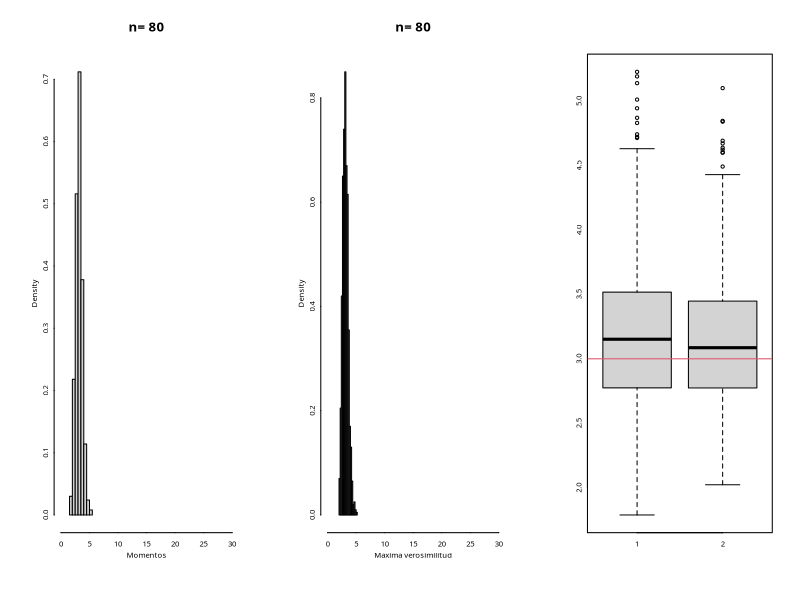
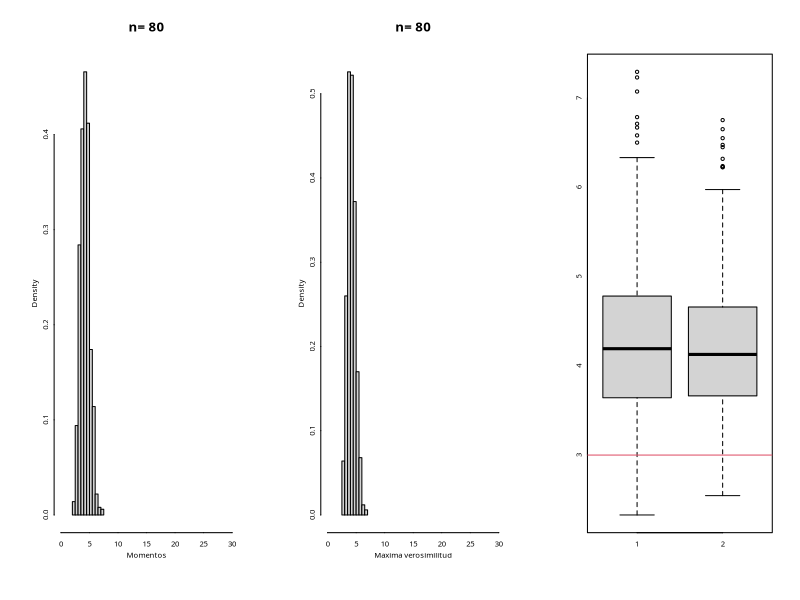
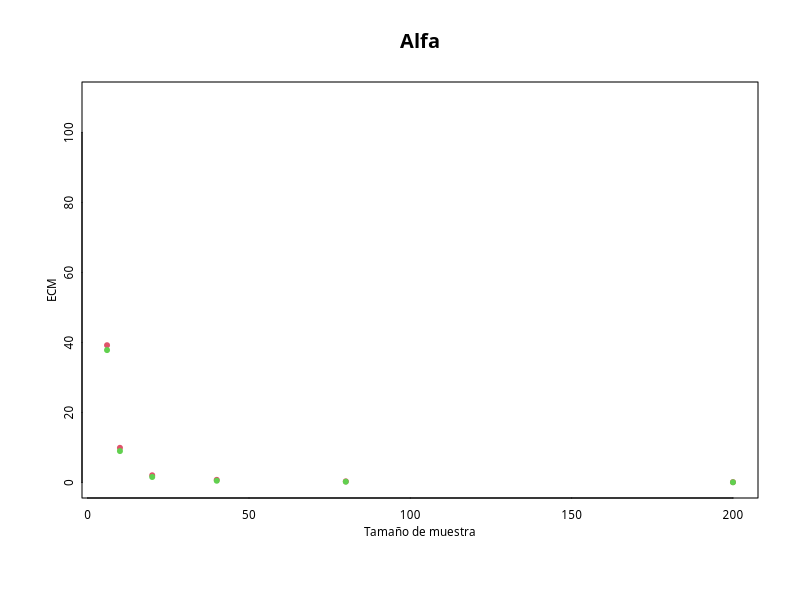
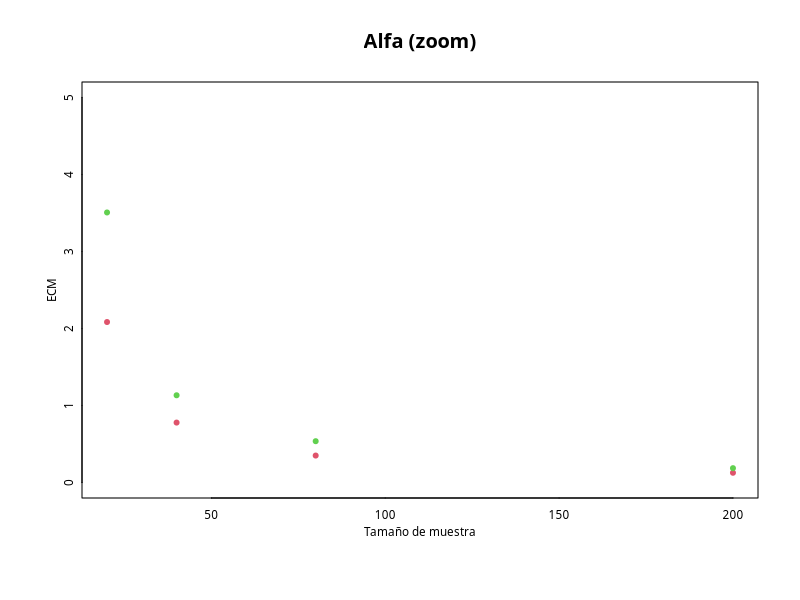
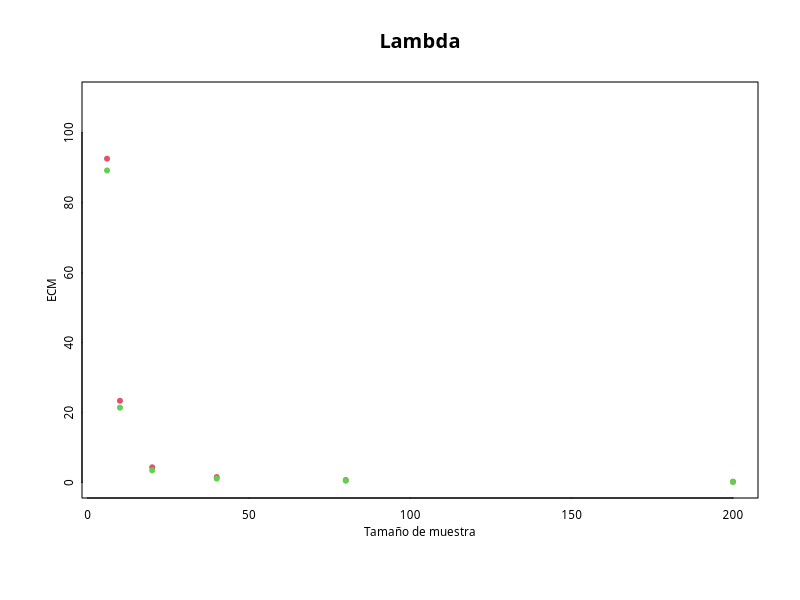
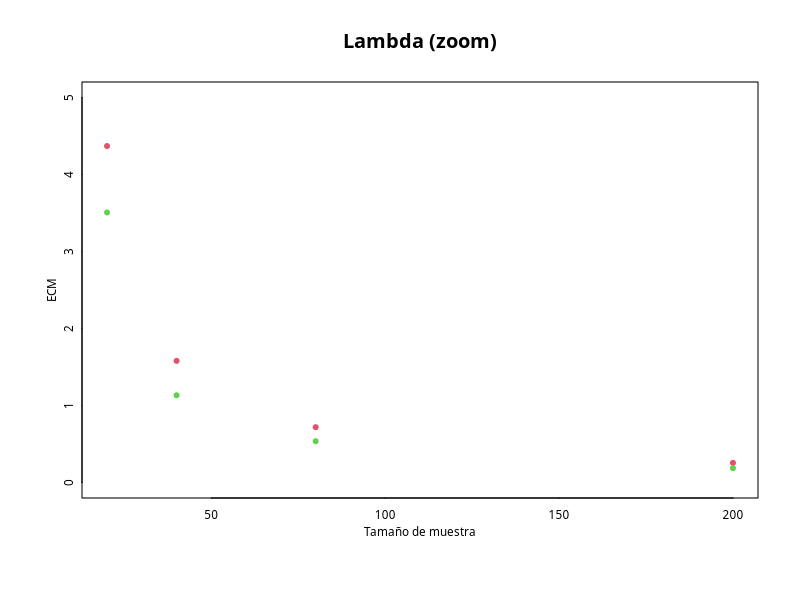

Recreate these plots in R, in order.
library(fitdistrplus)

graph_par <- function(){
  par(family = "Verdana", cex.axis=0.7, cex.lab=0.7,
      mgp=c(1.1,0.25,0), tcl=0)
}
graph_par()

f <- function(datos,alfa){
  n <- length(datos)
  salida <- n*log(alfa/mean(datos))+sum(log(datos))-n*digamma(alfa)
  return(salida)
}
fprima <- function(datos,alfa){
  n <- length(datos)
  salida <- n/alfa-n*trigamma(alfa)
  return(salida)
}

momgamma <- function(datos){
	n <- length(datos) 
  	mediaDatos <- mean(datos)
  	sig2Datos <- (n-1)/n*var(datos)
  	lambdaMom <- mediaDatos/sig2Datos
  	alfaMom <- mediaDatos^2/sig2Datos
	c(alfaMom,lambdaMom)
}

emvgamma <- function(datos,I){
  ## estimadores de momentos como punto inicial del algoritmo N-R
  n <- length(datos) 
  mediaDatos <- mean(datos)
  sig2Datos <- (n-1)/n*var(datos)
  lambdaMom <- mediaDatos/sig2Datos
  alfaMom <- mediaDatos^2/sig2Datos
  a <- numeric(I+1)
  a[1] <- alfaMom
  for(i in 1:I){
    a[i+1] <- a[i]-f(datos,a[i])/fprima(datos,a[i]) ## hay dificultades en esta l?nea, da negativo a veces
  }
  lambda <- a[I+1]/mean(datos)
  salida <- c(a[I+1],lambda,f(datos,a[I+1]))
  return(salida)
}

enes <- c(6,10,20,40,80,200)
N <- 1000
alfaM <- matrix(NA,N,6)
lambdaM <- matrix(NA,N,6)
alfaMV <- matrix(NA,N,6)
lambdaMV <- matrix(NA,N,6)
j <- 1
for(n in enes){
	for (i in 1:N){
		set.seed(i)
		misDatos <- rgamma(n,3,4)
		momentos <- momgamma(misDatos)
		EMV <- emvgamma(misDatos,10)
		alfaM[i,j] <- momentos[1]
		lambdaM[i,j] <- momentos[2]
		alfaMV[i,j] <- EMV[1]
		lambdaMV[i,j] <- EMV[2]
	}
	j <- j+1
}

sum(alfaM=="NaN")
sum(lambdaM=="NaN")
sum(alfaMV=="NaN")
sum(lambdaMV=="NaN")
set.seed(206)
misDatos <- rgamma(6,3,4)
momentos <- momgamma(misDatos)
EMV <- fitdist(misDatos,distr="gamma", method = 'mle')
EMV$estimate

par(mfrow=c(1,3))
caso <- 5
#alpha
{
  hist(alfaM[,caso],probability=TRUE, 
       main = paste('n=',enes[caso]),
       xlab = 'Momentos',
       xlim = c(0,30),)
  hist(alfaMV[,caso],probability=TRUE,
       main = paste('n=',enes[caso]),
       xlab = 'Maxima verosimilitud',
       xlim = c(0,30))
  boxplot(alfaM[,caso],alfaMV[,caso])
  abline(a=3,b=0,col=2)
  
}

#lambda
{
  hist(lambdaM[,caso],probability=TRUE, 
       main = paste('n=',enes[caso]),
       xlab = 'Momentos',
       xlim = c(0,30),)
  hist(lambdaMV[,caso],probability=TRUE,
       main = paste('n=',enes[caso]),
       xlab = 'Maxima verosimilitud',
       xlim = c(0,30))
  boxplot(lambdaM[,caso],lambdaMV[,caso])
  abline(a=3,b=0,col=2)
  
}

#Errores cuadraticos
par(mfrow=c(1,1))
ECMalfaM <- apply((alfaM-3)^2,2,mean)
ECMalfaMV <- apply((alfaMV-3)^2,2,mean)
ECMalfaMV[1] <- mean((alfaMV[-which(alfaMV[,1]=="NaN"),1]-3)^2)
ECMalfaMV[2] <- mean((alfaMV[-which(alfaMV[,2]=="NaN"),2]-3)^2)
ECMlambdaM <- apply((lambdaM-4)^2,2,mean)
ECMlambdaMV <- apply((lambdaMV-4)^2,2,mean)
ECMlambdaMV[1] <- mean((lambdaMV[-which(lambdaMV[,1]=="NaN"),1]-4)^2)
ECMlambdaMV[2] <- mean((lambdaMV[-which(lambdaMV[,2]=="NaN"),2]-4)^2)

plot(enes,ECMalfaM,ylim=c(0,110),col=2,
     pch=20, ylab='ECM', main = 'Alfa',
     xlab = 'Tamaño de muestra')
points(enes,ECMalfaMV,col=3, pch=20)

plot(enes[3:6],ECMalfaM[3:6],ylim=c(0,5),col=2,
     pch=20, ylab='ECM', main = 'Alfa (zoom)',
     xlab = 'Tamaño de muestra')
points(enes,ECMlambdaMV,col=3, pch=20)

plot(enes,ECMlambdaM,ylim=c(0,110),col=2,
     pch=20, ylab='ECM', main = 'Lambda',
     xlab = 'Tamaño de muestra')
points(enes,ECMlambdaMV,col=3, pch=20)

plot(enes[3:6],ECMlambdaM[3:6],ylim=c(0,5),col=2,
     pch=20, ylab='ECM', main = 'Lambda (zoom)',
     xlab = 'Tamaño de muestra')
points(enes,ECMlambdaMV,col=3, pch=20)
